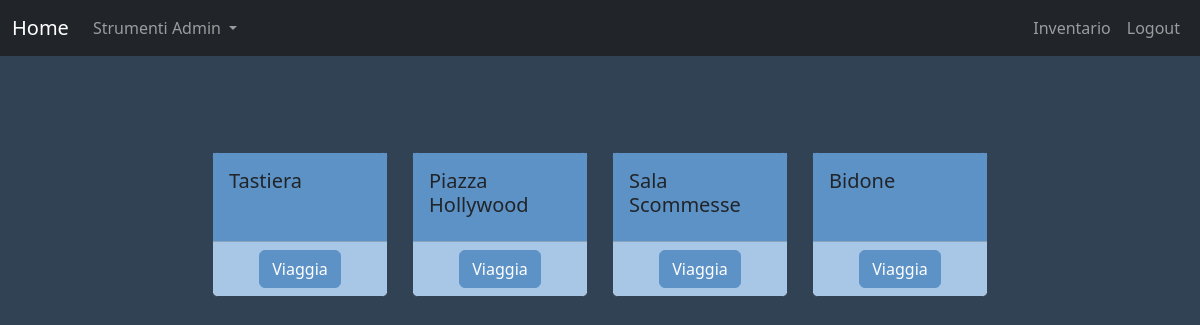
The page /luoghi/ (signed in) on the database its author committed.
### struttureGioco/models.py (models this page shows, shortened)
class Boss(models.Model):
	nome = models.CharField(max_length = 50, unique = True)
	luogo = models.CharField(max_length = 100, null = True, unique = True)
	vita = models.IntegerField(default = 10)
	abilitato = models.BooleanField(default = False)
	vitalita = models.IntegerField(default = 0)
	forza = models.IntegerField(default = 0)
	destrezza = models.IntegerField(default = 0)
	intelligenza = models.IntegerField(default = 0)
	tempra = models.IntegerField(default = 0)
	def upload_location(instance, filename):
		filebase, extension = filename.split('.')
		return 'static/imgB/%s.%s' % (instance.nome, extension)
	image = models.ImageField(upload_to = upload_location, null = True, storage = OverwriteStorage())
	def __str__(self):
		return self.nome
	def get_absolute_url(self):
		return reverse('dettaglioBoss', args = [self.luogo])

### home/views.py (the view)
# urls.py: path('luoghi/', luoghiView, name = "luoghi"),
def luoghiView(request):
	user = request.user
	context = {}
	if not user.is_authenticated:
		return redirect("login")
	boss = Boss.objects.all().filter(abilitato = True)
	context = {'listaBoss': boss}
	print(boss)
	return render(request, "luoghi.html", context)

### home/templates/luoghi.html (shortened to what this page needs)
<!DOCTYPE html>
{% load bootstrap5 %}
{% bootstrap_css %}
<html lang="en">
<head>
	{% load static %}
	<link rel="stylesheet" href="{% static 'styles.css' %}">
</head>
<body>
<nav class="navbar navbar-expand navbar-dark bg-dark mb-5  ">
	<div class="container-fluid">
		<a class="navbar-brand" href="../home">Home</a>
		<div class="collapse navbar-collapse" id="drop">
			<ul class="navbar-nav  mb-2 mb-lg-0">
				{% if request.user.is_admin%}
				<li class="nav-item dropdown">
					<a class="nav-link dropdown-toggle" href="#" id="navbarDropdownMenuLink" role="button"
					   data-bs-toggle="dropdown" aria-expanded="false">
						Strumenti Admin
					</a>
				</li>
				{%endif%}
			</ul>
		</div>
		<div class="collapse navbar-collapse">
			<ul class="navbar-nav  mb-2 mb-lg-0">
				<li class="nav-item">
					<a class="nav-link" href="{% url 'inventario' %}">Inventario</a>
				</li>
				<li class="nav-item">
					<a class="nav-link" href="{% url 'logout' %}">Logout</a>
				</li>
			</ul>
		</div>
	</div>
</nav>
<div class="container-fluid">
	<div class="row">
		<div class="col mt-5 mb-3">
			<div class="row row-cols-sm-2 row-cols-lg-4 row-cols-xl-6 g-4 justify-content-center">
				{% for boss in listaBoss %}
				<div class="col">
					<div class="card h-100">
						<div class="card-body">
							<h5 class="card-title">{{boss.luogo}}</h5>
						</div>
						<div class="card-footer text-center">
							<a class="btn btn-primary" href="{{boss.get_absolute_url}}">Viaggia</a>
						</div>
					</div>
				</div>
				{% endfor %}
			</div>
		</div>
	</div>
</div>
</body>
</html>

### home/static/styles.css (style rules this page uses)
.navbar-collapse { justify-content: flex-end; }
#drop { justify-content: flex-start; }
.card { border-color: #304254 !important;; }
.card-body { background-color: #5D92C7; }
body { background-color: #304254; }
.card-footer { background-color: #A8C7E6; }
.btn-primary { background-color: #5D92C7; border-color: #5D92C7; }

### rows shown on the page
Boss: luogo "Tastiera"
Boss: luogo "Piazza Hollywood"
Boss: luogo "Sala Scommesse"
Boss: luogo "Bidone"
